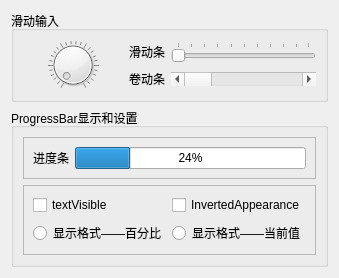
<?xml version="1.0" encoding="UTF-8"?>
<ui version="4.0">
 <class>Widget</class>
 <widget class="QWidget" name="Widget">
  <property name="geometry">
   <rect>
    <x>0</x>
    <y>0</y>
    <width>338</width>
    <height>259</height>
   </rect>
  </property>
  <property name="windowTitle">
   <string>Widget</string>
  </property>
  <layout class="QVBoxLayout" name="verticalLayout_2">
   <item>
    <widget class="QGroupBox" name="groupBox">
     <property name="title">
      <string>滑动输入</string>
     </property>
     <layout class="QHBoxLayout" name="horizontalLayout">
      <item>
       <widget class="QDial" name="dialInput">
        <property name="notchesVisible">
         <bool>true</bool>
        </property>
       </widget>
      </item>
      <item>
       <layout class="QGridLayout" name="gridLayout_2">
        <item row="0" column="0">
         <widget class="QLabel" name="label">
          <property name="text">
           <string>滑动条</string>
          </property>
         </widget>
        </item>
        <item row="0" column="1">
         <widget class="QSlider" name="hsrInput">
          <property name="orientation">
           <enum>Qt::Horizontal</enum>
          </property>
          <property name="tickPosition">
           <enum>QSlider::TicksAbove</enum>
          </property>
         </widget>
        </item>
        <item row="1" column="0">
         <widget class="QLabel" name="label_2">
          <property name="text">
           <string>卷动条</string>
          </property>
         </widget>
        </item>
        <item row="1" column="1">
         <widget class="QScrollBar" name="hsbInput">
          <property name="orientation">
           <enum>Qt::Horizontal</enum>
          </property>
         </widget>
        </item>
       </layout>
      </item>
     </layout>
    </widget>
   </item>
   <item>
    <widget class="QGroupBox" name="groupBox_2">
     <property name="title">
      <string>ProgressBar显示和设置</string>
     </property>
     <layout class="QVBoxLayout" name="verticalLayout">
      <item>
       <widget class="QFrame" name="frame">
        <property name="frameShape">
         <enum>QFrame::StyledPanel</enum>
        </property>
        <property name="frameShadow">
         <enum>QFrame::Raised</enum>
        </property>
        <layout class="QHBoxLayout" name="horizontalLayout_2">
         <item>
          <widget class="QLabel" name="label_3">
           <property name="text">
            <string>进度条</string>
           </property>
          </widget>
         </item>
         <item>
          <widget class="QProgressBar" name="pbr">
           <property name="sizePolicy">
            <sizepolicy hsizetype="Expanding" vsizetype="Fixed">
             <horstretch>0</horstretch>
             <verstretch>0</verstretch>
            </sizepolicy>
           </property>
           <property name="value">
            <number>24</number>
           </property>
           <property name="alignment">
            <set>Qt::AlignLeading|Qt::AlignLeft|Qt::AlignVCenter</set>
           </property>
          </widget>
         </item>
        </layout>
       </widget>
      </item>
      <item>
       <widget class="QFrame" name="frame_2">
        <property name="frameShape">
         <enum>QFrame::StyledPanel</enum>
        </property>
        <property name="frameShadow">
         <enum>QFrame::Raised</enum>
        </property>
        <layout class="QGridLayout" name="gridLayout">
         <item row="0" column="0">
          <widget class="QCheckBox" name="cbxTextVisible">
           <property name="text">
            <string>textVisible</string>
           </property>
          </widget>
         </item>
         <item row="0" column="1">
          <widget class="QCheckBox" name="cbxInvertedAppearance">
           <property name="text">
            <string>InvertedAppearance</string>
           </property>
          </widget>
         </item>
         <item row="1" column="0">
          <widget class="QRadioButton" name="rbxDisplayPercent">
           <property name="text">
            <string>显示格式——百分比</string>
           </property>
          </widget>
         </item>
         <item row="1" column="1">
          <widget class="QRadioButton" name="rbxDisplayValue">
           <property name="text">
            <string>显示格式——当前值</string>
           </property>
          </widget>
         </item>
        </layout>
       </widget>
      </item>
     </layout>
    </widget>
   </item>
  </layout>
 </widget>
 <resources/>
 <connections/>
</ui>
